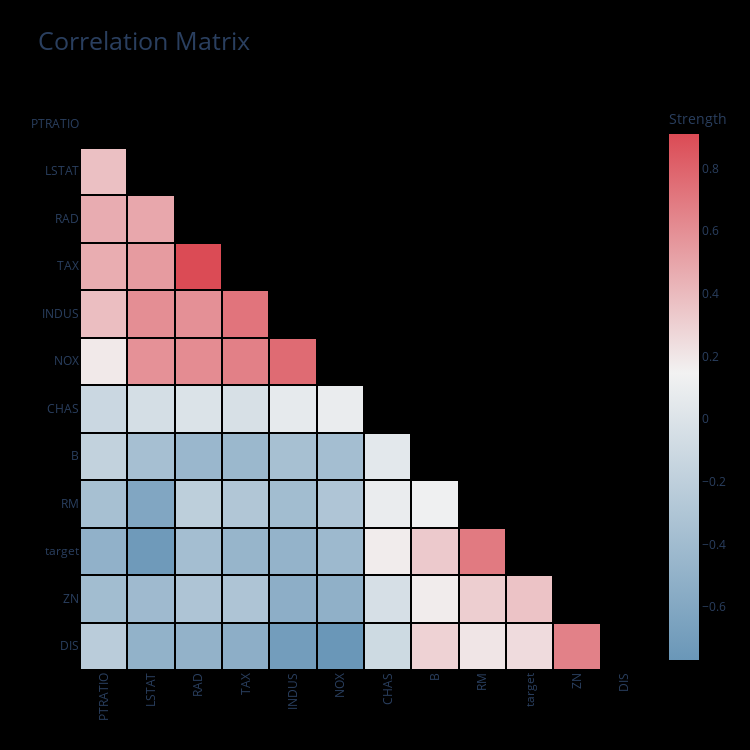

Write notebook code for a chart like this one.
### Markdown cell above
## Enable clustering

### Code cell
dd.correlation_matrix(df, cluster=True, viz_backend="plotly")

### Figure 1 — Plotly figure (JSON) as saved in the notebook; plotly's stock layout.template omitted (floating-point values rounded to 4 significant figures; data arrays with more than 128 entries replaced by an {"elided": "..."} marker saying what was removed)
{"data": [{"colorbar": {"title": {"text": "Strength"}}, "colorscale": [[0, "rgb(105.84626995902877, 151.2308466393525, 184.30774150806306)"], [0.5455, "rgb(242, 242, 242)"], [1, "rgb(219.24429528667045, 74.51801330989447, 85.44075157229265)"]], "connectgaps": false, "type": "heatmap", "x": ["PTRATIO", "LSTAT", "RAD", "TAX", "INDUS", "NOX", "CHAS", "B", "RM", "target", "ZN", "DIS"], "xgap": 2, "y": ["DIS", "ZN", "target", "RM", "B", "CHAS", "NOX", "INDUS", "TAX", "RAD", "LSTAT", "PTRATIO"], "ygap": 2, "z": {"elided": "12x12 float values"}}], "layout": {"autosize": false, "height": 750, "paper_bgcolor": "rgb(0,0,0,0)", "plot_bgcolor": "rgb(0,0,0,0)", "title": {"font": {"size": 25}, "text": "Correlation Matrix"}, "width": 750, "xaxis": {"automargin": true, "autorange": true, "range": [-0.5, 11.5], "showgrid": false, "tickangle": -90, "ticks": "", "type": "category"}, "yaxis": {"automargin": true, "autorange": true, "range": [-0.5, 11.5], "showgrid": false, "ticks": "", "type": "category"}}}
